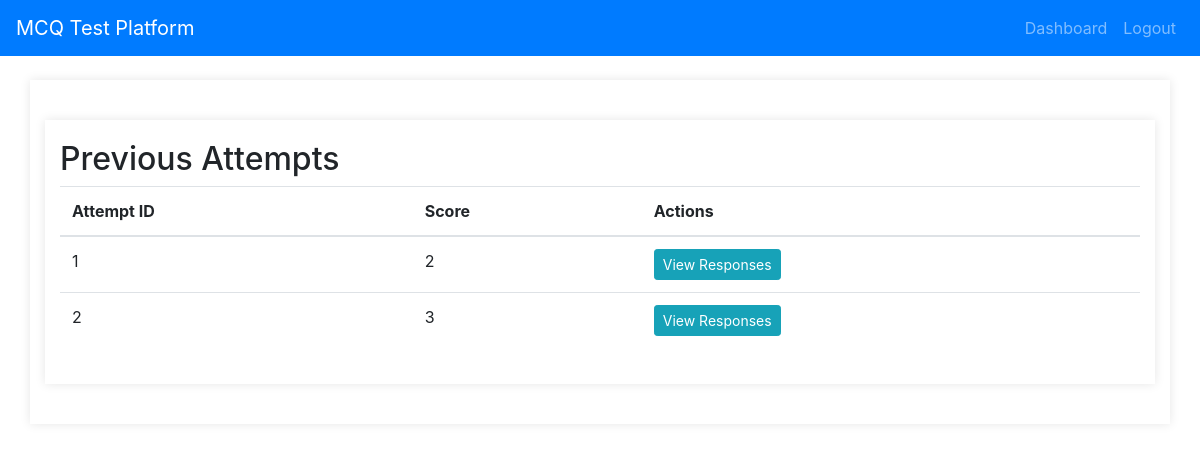
The page /test/1/previous_attempts (signed in) on the database as committed earlier.
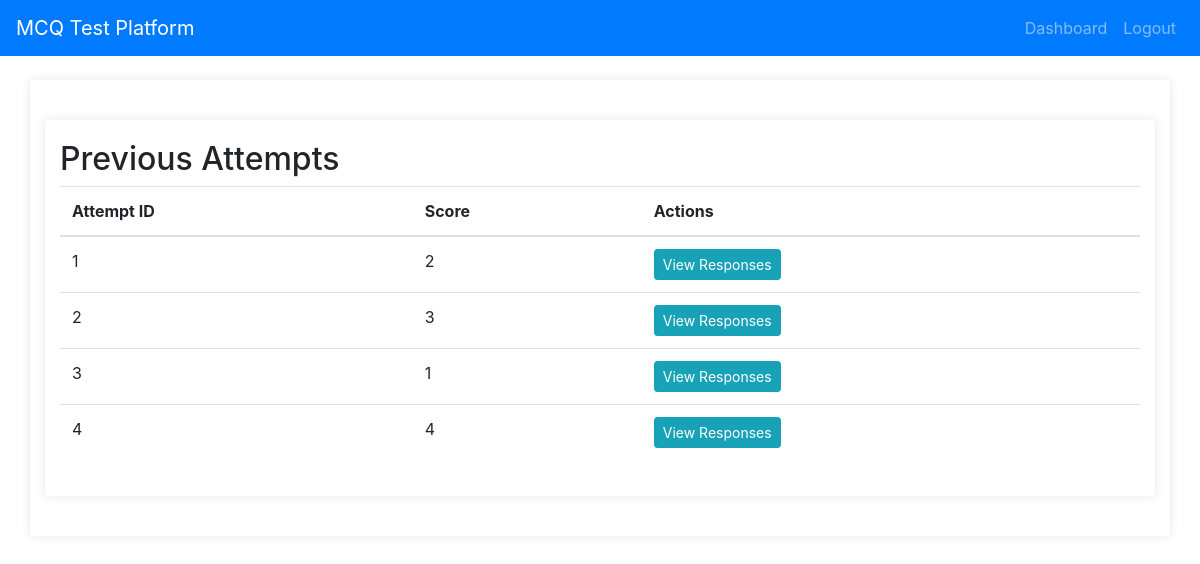
The same page on the database as committed later.
### app/models.py (models this page shows)
class Attempt(db.Model):
    id = db.Column(db.Integer, primary_key=True)
    user_id = db.Column(db.Integer, db.ForeignKey('user.id'), nullable=False)
    test_id = db.Column(db.Integer, db.ForeignKey('test.id'), nullable=False)
    date_attempted = db.Column(db.DateTime, nullable=False, default=datetime.utcnow)
    score = db.Column(db.Integer, nullable=False)
    responses = db.relationship('Response', backref='attempt', lazy=True)

### app/routes.py (the view)
@bp.route("/test/<int:test_id>/previous_attempts")
@login_required
def previous_attempts(test_id):
    test = Test.query.get_or_404(test_id)
    attempts = Attempt.query.filter_by(test_id=test.id, user_id=current_user.id).all()
    return render_template('previous_attempts.html', title='Previous Attempts', attempts=attempts)

### app/models.py (called while the page is built)
@login_manager.user_loader
def load_user(user_id):
    return User.query.get(int(user_id))

### app/templates/previous_attempts.html
{% extends "base.html" %}
{% block content %}
    <div class="container">
        <h2>Previous Attempts</h2>
        <table class="table">
            <thead>
                <tr>
                    <th>Attempt ID</th>
                    <th>Score</th>
                    <th>Actions</th>
                </tr>
            </thead>
            <tbody>
                {% for attempt in attempts %}
                <tr>
                    <td>{{ attempt.id }}</td>
                    <td>{{ attempt.score }}</td>
                    <td>
                        <a href="{{ url_for('routes.attempt_detail', attempt_id=attempt.id) }}" class="btn btn-sm btn-info">View Responses</a>
                    </td>
                </tr>
                {% endfor %}
            </tbody>
        </table>
    </div>
{% endblock %}

### app/templates/base.html (shortened to what this page needs)
<!DOCTYPE html>
<html lang="en">
<head>
    <link rel="stylesheet" href="{{ url_for('static', filename='styles.css') }}">
    <link rel="stylesheet" href="https://stackpath.bootstrapcdn.com/bootstrap/4.5.2/css/bootstrap.min.css">
</head>
<body>
    <nav class="navbar navbar-expand-lg navbar-dark bg-primary">
        <a class="navbar-brand" href="{{ url_for('routes.home') }}">MCQ Test Platform</a>
        <div class="collapse navbar-collapse" id="navbarNav">
            <ul class="navbar-nav ml-auto">
                {% if current_user.is_authenticated %}
                    <li class="nav-item">
                        <a class="nav-link" href="{{ url_for('routes.dashboard') }}">Dashboard</a>
                    </li>
                    <li class="nav-item">
                        <a class="nav-link" href="{{ url_for('routes.logout') }}">Logout</a>
                    </li>
                {% endif %}
            </ul>
        </div>
    </nav>
    <div class="container mt-4">
        {% block content %}{% endblock %}
    </div>
</body>
</html>

### app/static/styles.css (style rules this page uses)
body { font-family: Arial, sans-serif; background-color: #f8f9fa; margin: 0; padding: 0; }
nav { background-color: #343a40; padding: 10px; }
nav ul { list-style-type: none; padding: 0; margin: 0; display: flex; justify-content: space-around; }
nav ul li { display: inline; }
nav ul li a { color: white; text-decoration: none; padding: 10px 20px; display: block; }
.container { width: 80%; margin: 20px auto; padding: 20px; background-color: white; box-shadow: 0 0 10px rgba(0,0,0,0.1); }

Rows that differ between the two databases and show on the page:
added Attempt: id "3", score "1"
added Attempt: id "4", score "4"
